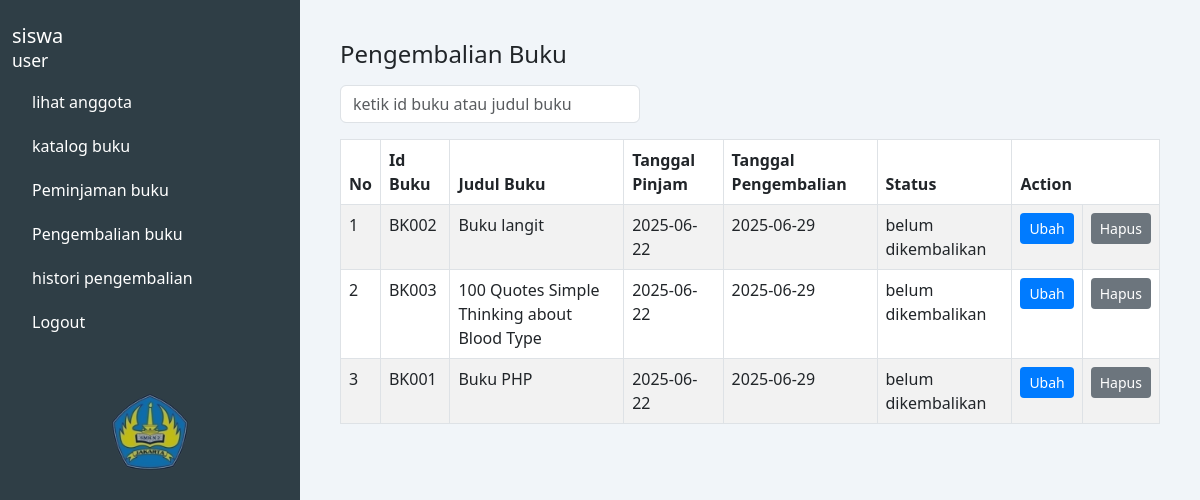
/pengembalian_buku.php, run on an earlier commit of the app's database.
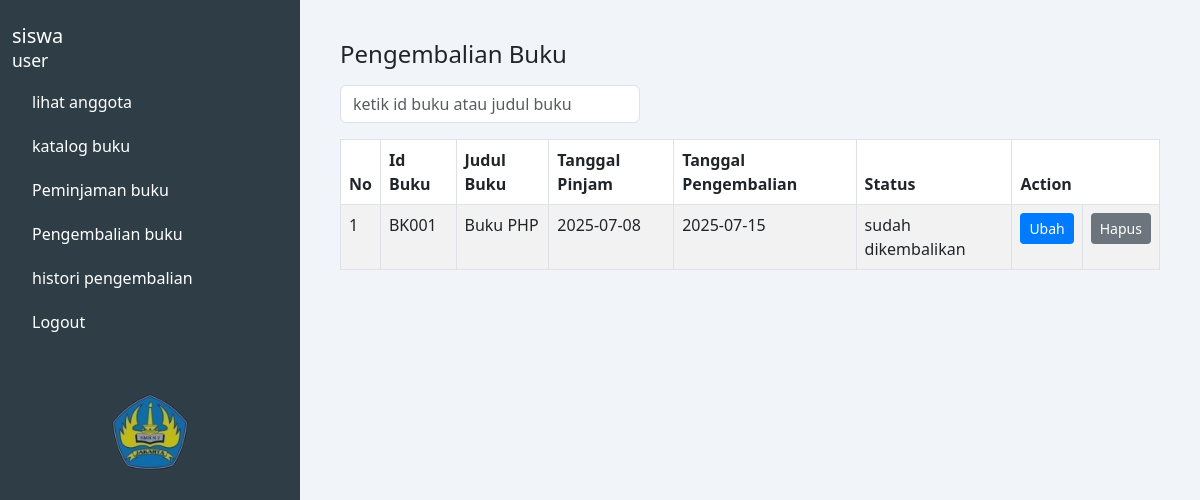
And on a later commit of the database.
### tables this page shows
CREATE TABLE `data_pengembalian` (
  `judul_buku` varchar(50) NOT NULL,
  `tanggal_pinjam` date NOT NULL,
  `tanggal_pengembalian` date NOT NULL,
  `status_pengembalian` enum('sudah dikembalikan','belum dikembalikan') NOT NULL,
  `id_buku` varchar(11) NOT NULL
);

### pengembalian_buku.php (the view, shortened to what this page needs)
<?php
$koneksi = mysqli_connect("localhost", "root", "", "perpustakaan");
$query = "SELECT * FROM data_pengembalian";
$result = mysqli_query($koneksi, $query);
?>
<!DOCTYPE html>
<html lang="en">
<head>
    <link href="https://cdn.jsdelivr.net/npm/bootstrap@5.3.0/dist/css/bootstrap.min.css" rel="stylesheet" />
</head>
<body>
<div class="container-fluid">
    <div class="row">
        <nav class="col-md-3 d-none d-md-block sidebar min-vh-100 position-relative">
            <h5 class="pt-4">siswa<br /><small>user</small></h5>
            <a href="lihat_anggota.php">lihat anggota</a>
            <a href="katalog_buku.php">katalog buku</a>
            <a href="peminjaman_buku.php">Peminjaman buku</a>
            <a href="pengembalian_buku.php">Pengembalian buku</a>
            <a href="histori_pengembalian.php">histori pengembalian</a>
            <a href="logout.php">Logout</a>
            <div class="image-box text-center mt-5">
                <img src="assets/logo_sekolah.png" alt="icon" />
            </div>
        </nav>
        <main class="col-md-9 col-12 main-content">
            <h4>Pengembalian Buku</h4>
            <div class="d-flex flex-wrap gap-2 align-items-center mb-3 mt-3">
                <input type="text" id="searchInput" class="form-control form-control-md me-2" placeholder="ketik id buku atau judul buku" style="max-width: 300px;" oninput="filterTable()" />
            </div>
            <div class="table-responsive">
                <table class="table table-bordered table-striped" id="pengembalianTable">
                    <thead>
                        <tr>
                            <th>No</th>
                            <th>Id Buku</th>
                            <th>Judul Buku</th>
                            <th>Tanggal Pinjam</th>
                            <th>Tanggal Pengembalian</th>
                            <th>Status</th>
                            <th colspan="2">Action</th> </tr>
                    </thead>
                    <tbody>
                        <?php
                        $no = 1;
                        if (mysqli_num_rows($result) > 0) {
                            while ($row = mysqli_fetch_assoc($result)) {
                                echo '<tr data-id-buku="' . htmlspecialchars($row['id_buku']) . '">';
                                echo "<td>" . $no++ . "</td>";
                                echo "<td>" . htmlspecialchars($row['id_buku']) . "</td>";
                                echo "<td>" . htmlspecialchars($row['judul_buku']) . "</td>";
                                echo "<td>" . htmlspecialchars($row['tanggal_pinjam']) . "</td>";
                                echo "<td>" . htmlspecialchars($row['tanggal_pengembalian']) . "</td>";
                                echo '<td class="status-cell">' . htmlspecialchars($row['status_pengembalian']) . '</td>';
                                echo '<td>
                                            <button class="btn btn-sm btn-edit" data-bs-toggle="modal" data-bs-target="#ubahStatusPengembalianModal"
                                                data-id="' . htmlspecialchars($row['id_buku']) . '" data-status="' . htmlspecialchars($row['status_pengembalian']) . '">
                                                Ubah
                                            </button>
                                        </td>';
                                echo '<td>
                                            <button class="btn btn-sm btn-delete" data-bs-toggle="modal" data-bs-target="#hapusPengembalianModal" data-id="' . htmlspecialchars($row['id_buku']) . '">
                                                Hapus
                                            </button>
                                        </td>';
                                echo "</tr>";
                            }
                        } else {
                            echo '<tr><td colspan="8" class="text-center">Tidak ada data pengembalian.</td></tr>';
                        }
                        ?>
                    </tbody>
                </table>
            </div>
        </main>
    </div>
</div>
</body>
</html>

What changed in the data, as far as the page shows it:
removed data_pengembalian: id_buku "BK002", judul_buku "Buku langit", tanggal_pinjam "2025-06-22", tanggal_pengembalian "2025-06-29", status_pengembalian "belum dikembalikan"
removed data_pengembalian: id_buku "BK003", judul_buku "100 Quotes Simple Thinking about Blood Type", tanggal_pinjam "2025-06-22", tanggal_pengembalian "2025-06-29", status_pengembalian "belum dikembalikan"
changed data_pengembalian "BK001": tanggal_pinjam "2025-06-22" → "2025-07-08"; tanggal_pengembalian "2025-06-29" → "2025-07-15"; status_pengembalian "belum dikembalikan" → "sudah dikembalikan"
